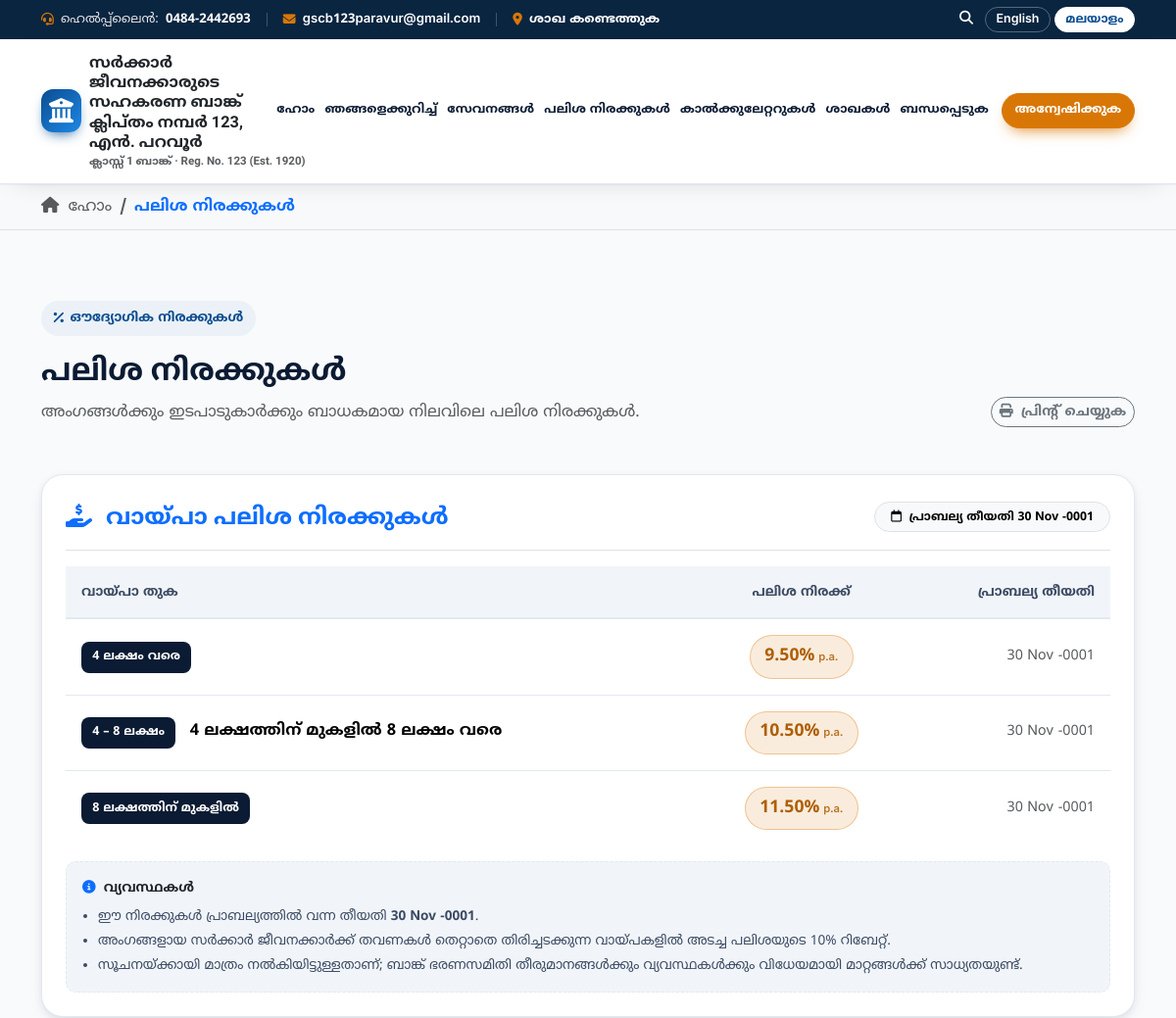
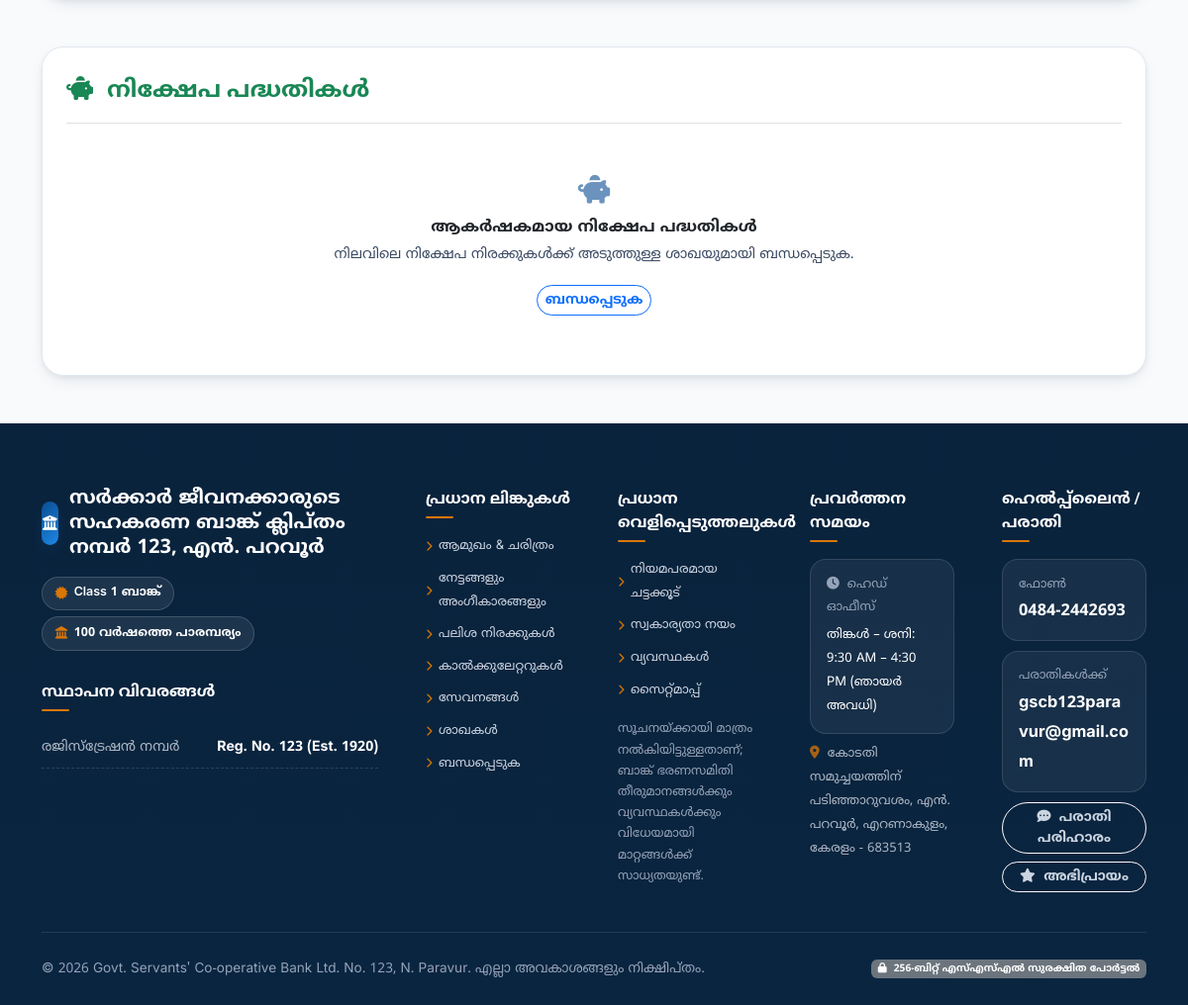
Screenshot of /ml/interest-rates with the database file from the repository (2 pictures, top to bottom).
### tables this page shows
CREATE TABLE `product_rates` (
    `id` INT UNSIGNED AUTO_INCREMENT PRIMARY KEY,
    `client_slug` VARCHAR(60) NOT NULL,
    `product_id` INT UNSIGNED NULL,
    `category_type` ENUM('deposit', 'loan') NOT NULL,
    `tenure_label_en` VARCHAR(100) NOT NULL,
    `tenure_label_ml` VARCHAR(100) NOT NULL,
    `general_rate` DECIMAL(5, 2) NOT NULL,
    `senior_rate` DECIMAL(5, 2) NULL,
    `effective_from` DATE NOT NULL,
    `effective_to` DATE NULL,
    `is_active` TINYINT(1) DEFAULT 1,
    `sort_order` INT DEFAULT 0,
    `notes_en` VARCHAR(255) NULL,
    `notes_ml` VARCHAR(255) NULL,
    `created_at` DATETIME DEFAULT CURRENT_TIMESTAMP,
    `updated_at` DATETIME DEFAULT CURRENT_TIMESTAMP ON UPDATE CURRENT_TIMESTAMP,
    FOREIGN KEY (`product_id`) REFERENCES `products`(`id`) ON DELETE SET NULL,
    INDEX `idx_rates_lookup` (`client_slug`, `category_type`, `is_active`, `effective_from`)
);

### app/Views/pages/rates.php (the view, shortened to what the rows shown need)
<?php
$loanEffective = !empty($loan_rates) ? $loan_rates[0]['effective_from'] : null;
?>
<div class="container py-4 py-lg-5">
  <div class="d-flex justify-content-between align-items-end flex-wrap gap-3 mb-4 mb-lg-5">
    <div>
      <h1 class="section-title mb-1"><?= __('Interest Rate Schedule', 'പലിശ നിരക്കുകൾ') ?></h1>
    </div>
  </div>
  <section id="loan-rates" class="table-card mb-4 mb-lg-5" aria-labelledby="loan-rates-title">
    <div class="d-flex align-items-center justify-content-between flex-wrap gap-2 mb-3 pb-3 border-bottom">
      <h2 id="loan-rates-title" class="h4 fw-bold text-primary mb-0">
        <i class="fa-solid fa-hand-holding-dollar me-2" aria-hidden="true"></i> <?= __('Loan Interest Rates', 'വായ്പാ പലിശ നിരക്കുകൾ') ?>
      </h2>
      <?php if ($loanEffective): ?>
        <span class="badge rounded-pill text-bg-light border px-3 py-2"><i class="fa-regular fa-calendar me-1"></i> <?= __('Effective from', 'പ്രാബല്യ തീയതി') ?> <?= e(format_date($loanEffective)) ?></span>
      <?php endif; ?>
    </div>
    <div class="table-responsive">
      <table class="table rates-table align-middle">
        <thead>
          <tr>
            <th scope="col"><?= __('Loan Amount', 'വായ്പാ തുക') ?></th>
            <th scope="col" class="text-center"><?= __('Interest Rate', 'പലിശ നിരക്ക്') ?></th>
            <th scope="col" class="text-end d-none d-sm-table-cell"><?= __('Effective From', 'പ്രാബല്യ തീയതി') ?></th>
          </tr>
        </thead>
        <tbody>
          <?php if (!empty($loan_rates)): ?>
            <?php foreach ($loan_rates as $lr): ?>
              <tr>
                <td>
                  <?php $sb = is_malayalam() ? ($lr['notes_ml'] ?? '') : ($lr['notes_en'] ?? ''); $sl = is_malayalam() ? $lr['tenure_label_ml'] : $lr['tenure_label_en']; ?>
                  <?php if (!empty($sb)): ?><span class="slab-badge"><?= e($sb) ?></span><?php endif; ?>
                  <?php if ($sl !== $sb): ?><span class="fw-semibold"><?= e($sl) ?></span><?php endif; ?>
                </td>
                <td class="text-center"><span class="rate-pill"><?= number_format((float)$lr['general_rate'], 2) ?>% <small>p.a.</small></span></td>
                <td class="text-end text-muted small d-none d-sm-table-cell"><?= format_date($lr['effective_from']) ?></td>
              </tr>
            <?php endforeach; ?>
          <?php else: ?>
            <tr><td colspan="3"><div class="empty-state"><i class="fa-regular fa-clock d-block"></i><?= __('Rates will be published soon.', 'നിരക്കുകൾ ഉടൻ ലഭ്യമാകും.') ?></div></td></tr>
          <?php endif; ?>
        </tbody>
      </table>
    </div>
    <div class="rate-card-note mt-3">
      <ul class="mb-0 ps-3">
        <?php if ($loanEffective): ?>
          <li><?= __('Rates are effective from', 'ഈ നിരക്കുകൾ പ്രാബല്യത്തിൽ വന്ന തീയതി') ?> <strong><?= e(format_date($loanEffective)) ?></strong>.</li>
        <?php endif; ?>
      </ul>
    </div>
  </section>
  <section id="deposit-rates" class="table-card" aria-labelledby="deposit-rates-title">
    <div class="d-flex align-items-center justify-content-between flex-wrap gap-2 mb-3 pb-3 border-bottom">
      <h2 id="deposit-rates-title" class="h4 fw-bold text-success mb-0">
        <i class="fa-solid fa-piggy-bank me-2" aria-hidden="true"></i> <?= __('Deposit Schemes', 'നിക്ഷേപ പദ്ധതികൾ') ?>
      </h2>
    </div>
  </section>
</div>

### rows the page displays
product_rates: effective_from "30 Nov -0001", notes_ml "4 ലക്ഷം വരെ", general_rate "9.50"
product_rates: notes_ml "4 – 8 ലക്ഷം", tenure_label_ml "4 ലക്ഷത്തിന് മുകളിൽ 8 ലക്ഷം വരെ", general_rate "10.50", effective_from "30 Nov -0001"
product_rates: notes_ml "8 ലക്ഷത്തിന് മുകളിൽ", general_rate "11.50", effective_from "30 Nov -0001"

### other values shown
__('Helpline', 'ഹെൽപ്പ്‌ലൈൻ') "ഹെൽപ്പ്‌ലൈൻ"
$helpline "0484-2442693"
setting('contact.email') "gscb123paravur@gmail.com"
__('Branch Locator', 'ശാഖ കണ്ടെത്തുക') "ശാഖ കണ്ടെത്തുക"
bank_name() "സർക്കാർ ജീവനക്കാരുടെ സഹകരണ ബാങ്ക് ക്ലിപ്തം നമ്പർ 123, എൻ. പറവൂർ"
__('Class 1 Bank', 'ക്ലാസ്സ് 1 ബാങ്ക്') "ക്ലാസ്സ് 1 ബാങ്ക്"
setting('legal.registration_number') "Reg. No. 123 (Est. 1920)"
__('nav_home') "ഹോം"
__('nav_about') "ഞങ്ങളെക്കുറിച്ച്"
__('nav_services') "സേവനങ്ങൾ"
__('nav_rates') "പലിശ നിരക്കുകൾ"
__('nav_calculators') "കാൽക്കുലേറ്ററുകൾ"
__('nav_branches') "ശാഖകൾ"
__('nav_contact') "ബന്ധപ്പെടുക"
__('Enquire Now', 'അന്വേഷിക്കുക') "അന്വേഷിക്കുക"
